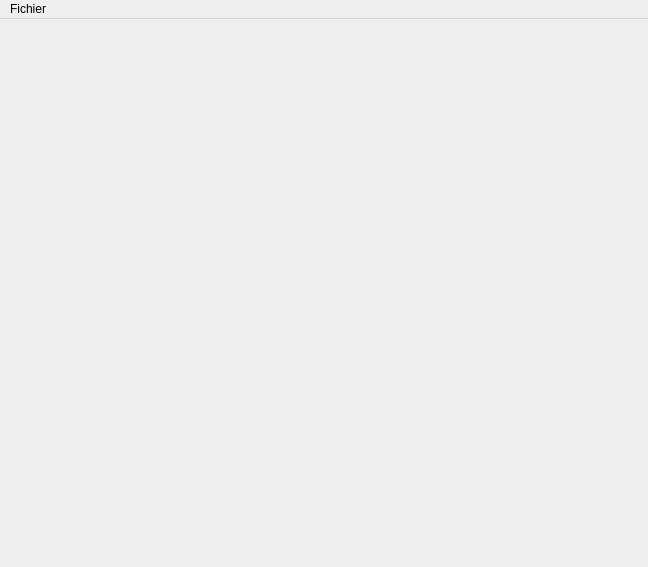
<?xml version="1.0" encoding="UTF-8"?>
<ui version="4.0">
 <class>MainWindow</class>
 <widget class="QMainWindow" name="MainWindow">
  <property name="geometry">
   <rect>
    <x>0</x>
    <y>0</y>
    <width>648</width>
    <height>567</height>
   </rect>
  </property>
  <property name="windowTitle">
   <string>Editeur de cartes</string>
  </property>
  <widget class="QWidget" name="centralWidget">
   <layout class="QGridLayout" name="gridLayout">
    <item row="0" column="0">
     <widget class="HomeWindow" name="homeWindow" native="true"/>
    </item>
    <item row="0" column="1">
     <widget class="EditorWindow" name="editorWindow" native="true"/>
    </item>
   </layout>
  </widget>
  <widget class="QMenuBar" name="menuBar">
   <property name="geometry">
    <rect>
     <x>0</x>
     <y>0</y>
     <width>648</width>
     <height>25</height>
    </rect>
   </property>
   <widget class="QMenu" name="menuFichier">
    <property name="title">
     <string>Fichier</string>
    </property>
    <addaction name="actionNouveau"/>
    <addaction name="actionCharger"/>
    <addaction name="separator"/>
    <addaction name="actionSauvegarder"/>
    <addaction name="actionQuitter"/>
   </widget>
   <addaction name="menuFichier"/>
  </widget>
  <action name="actionNouveau">
   <property name="text">
    <string>Nouveau</string>
   </property>
   <property name="toolTip">
    <string>Nouveau</string>
   </property>
   <property name="shortcutContext">
    <enum>Qt::WindowShortcut</enum>
   </property>
  </action>
  <action name="actionCharger">
   <property name="text">
    <string>Charger</string>
   </property>
  </action>
  <action name="actionSauvegarder">
   <property name="text">
    <string>Sauvegarder</string>
   </property>
   <property name="shortcut">
    <string>Ctrl+S</string>
   </property>
  </action>
  <action name="actionQuitter">
   <property name="text">
    <string>Quitter</string>
   </property>
  </action>
 </widget>
 <layoutdefault spacing="6" margin="11"/>
 <customwidgets>
  <customwidget>
   <class>HomeWindow</class>
   <extends>QWidget</extends>
   <header location="global">homewindow.h</header>
   <container>1</container>
   <slots>
    <signal>quitButtonClicked()</signal>
    <signal>newMapButtonClicked()</signal>
   </slots>
  </customwidget>
  <customwidget>
   <class>EditorWindow</class>
   <extends>QWidget</extends>
   <header>editorwindow.h</header>
   <container>1</container>
   <slots>
    <slot>saveRequested()</slot>
    <slot>clearProject()</slot>
   </slots>
  </customwidget>
 </customwidgets>
 <resources/>
 <connections>
  <connection>
   <sender>homeWindow</sender>
   <signal>quitButtonClicked()</signal>
   <receiver>MainWindow</receiver>
   <slot>close()</slot>
   <hints>
    <hint type="sourcelabel">
     <x>164</x>
     <y>291</y>
    </hint>
    <hint type="destinationlabel">
     <x>323</x>
     <y>283</y>
    </hint>
   </hints>
  </connection>
  <connection>
   <sender>homeWindow</sender>
   <signal>newMapButtonClicked()</signal>
   <receiver>MainWindow</receiver>
   <slot>displayEditor()</slot>
   <hints>
    <hint type="sourcelabel">
     <x>164</x>
     <y>291</y>
    </hint>
    <hint type="destinationlabel">
     <x>323</x>
     <y>283</y>
    </hint>
   </hints>
  </connection>
  <connection>
   <sender>actionQuitter</sender>
   <signal>triggered()</signal>
   <receiver>MainWindow</receiver>
   <slot>close()</slot>
   <hints>
    <hint type="sourcelabel">
     <x>-1</x>
     <y>-1</y>
    </hint>
    <hint type="destinationlabel">
     <x>323</x>
     <y>283</y>
    </hint>
   </hints>
  </connection>
  <connection>
   <sender>actionSauvegarder</sender>
   <signal>triggered()</signal>
   <receiver>editorWindow</receiver>
   <slot>saveRequested()</slot>
   <hints>
    <hint type="sourcelabel">
     <x>-1</x>
     <y>-1</y>
    </hint>
    <hint type="destinationlabel">
     <x>482</x>
     <y>284</y>
    </hint>
   </hints>
  </connection>
  <connection>
   <sender>actionNouveau</sender>
   <signal>triggered()</signal>
   <receiver>editorWindow</receiver>
   <slot>clearProject()</slot>
   <hints>
    <hint type="sourcelabel">
     <x>-1</x>
     <y>-1</y>
    </hint>
    <hint type="destinationlabel">
     <x>482</x>
     <y>295</y>
    </hint>
   </hints>
  </connection>
 </connections>
 <slots>
  <slot>displayEditor()</slot>
 </slots>
</ui>
